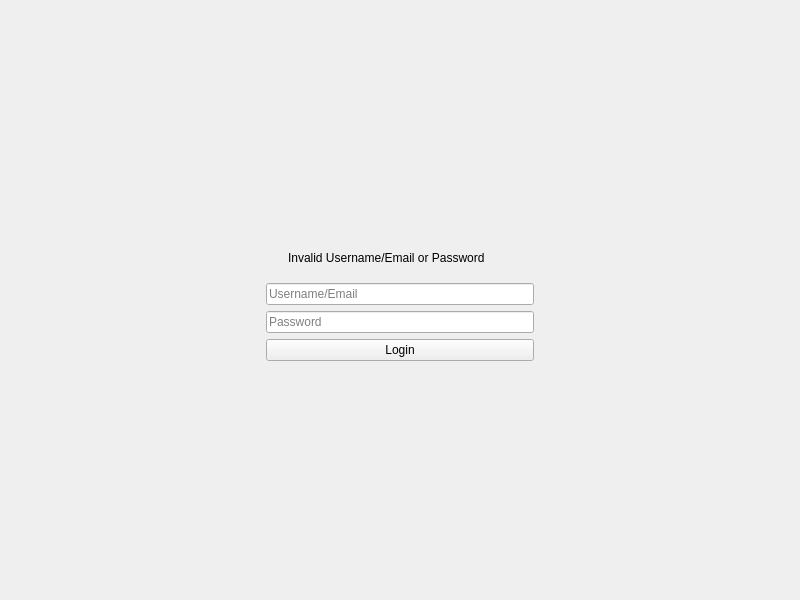
<?xml version="1.0" encoding="UTF-8"?>
<ui version="4.0">
 <class>LoginPage</class>
 <widget class="QWidget" name="LoginPage">
  <property name="geometry">
   <rect>
    <x>0</x>
    <y>0</y>
    <width>800</width>
    <height>600</height>
   </rect>
  </property>
  <property name="windowTitle">
   <string>Login</string>
  </property>
  <layout class="QGridLayout" name="gridLayout">
   <item row="0" column="1">
    <spacer name="verticalSpacer_2">
     <property name="orientation">
      <enum>Qt::Vertical</enum>
     </property>
     <property name="sizeHint" stdset="0">
      <size>
       <width>20</width>
       <height>40</height>
      </size>
     </property>
    </spacer>
   </item>
   <item row="1" column="1">
    <widget class="QWidget" name="loginFailedWidget" native="true">
     <layout class="QHBoxLayout" name="horizontalLayout">
      <item>
       <widget class="QLabel" name="errorImage">
        <property name="text">
         <string/>
        </property>
        <property name="pixmap">
         <pixmap resource="resources.qrc">:/images/images/vrc_login_failed.png</pixmap>
        </property>
       </widget>
      </item>
      <item>
       <widget class="QLabel" name="loginFailedDesc">
        <property name="text">
         <string>Invalid Username/Email or Password</string>
        </property>
       </widget>
      </item>
      <item>
       <spacer name="horizontalSpacer_3">
        <property name="orientation">
         <enum>Qt::Horizontal</enum>
        </property>
        <property name="sizeHint" stdset="0">
         <size>
          <width>40</width>
          <height>20</height>
         </size>
        </property>
       </spacer>
      </item>
     </layout>
    </widget>
   </item>
   <item row="2" column="1">
    <widget class="QLineEdit" name="usernameIn">
     <property name="placeholderText">
      <string>Username/Email</string>
     </property>
    </widget>
   </item>
   <item row="3" column="0">
    <spacer name="horizontalSpacer">
     <property name="orientation">
      <enum>Qt::Horizontal</enum>
     </property>
     <property name="sizeHint" stdset="0">
      <size>
       <width>40</width>
       <height>20</height>
      </size>
     </property>
    </spacer>
   </item>
   <item row="3" column="1">
    <widget class="QLineEdit" name="passwordIn">
     <property name="placeholderText">
      <string>Password</string>
     </property>
    </widget>
   </item>
   <item row="3" column="2">
    <spacer name="horizontalSpacer_2">
     <property name="orientation">
      <enum>Qt::Horizontal</enum>
     </property>
     <property name="sizeHint" stdset="0">
      <size>
       <width>40</width>
       <height>20</height>
      </size>
     </property>
    </spacer>
   </item>
   <item row="4" column="1">
    <widget class="QPushButton" name="loginButton">
     <property name="text">
      <string>Login</string>
     </property>
    </widget>
   </item>
   <item row="5" column="1">
    <spacer name="verticalSpacer">
     <property name="orientation">
      <enum>Qt::Vertical</enum>
     </property>
     <property name="sizeHint" stdset="0">
      <size>
       <width>20</width>
       <height>40</height>
      </size>
     </property>
    </spacer>
   </item>
  </layout>
 </widget>
 <resources>
  <include location="resources.qrc"/>
 </resources>
 <connections/>
</ui>
